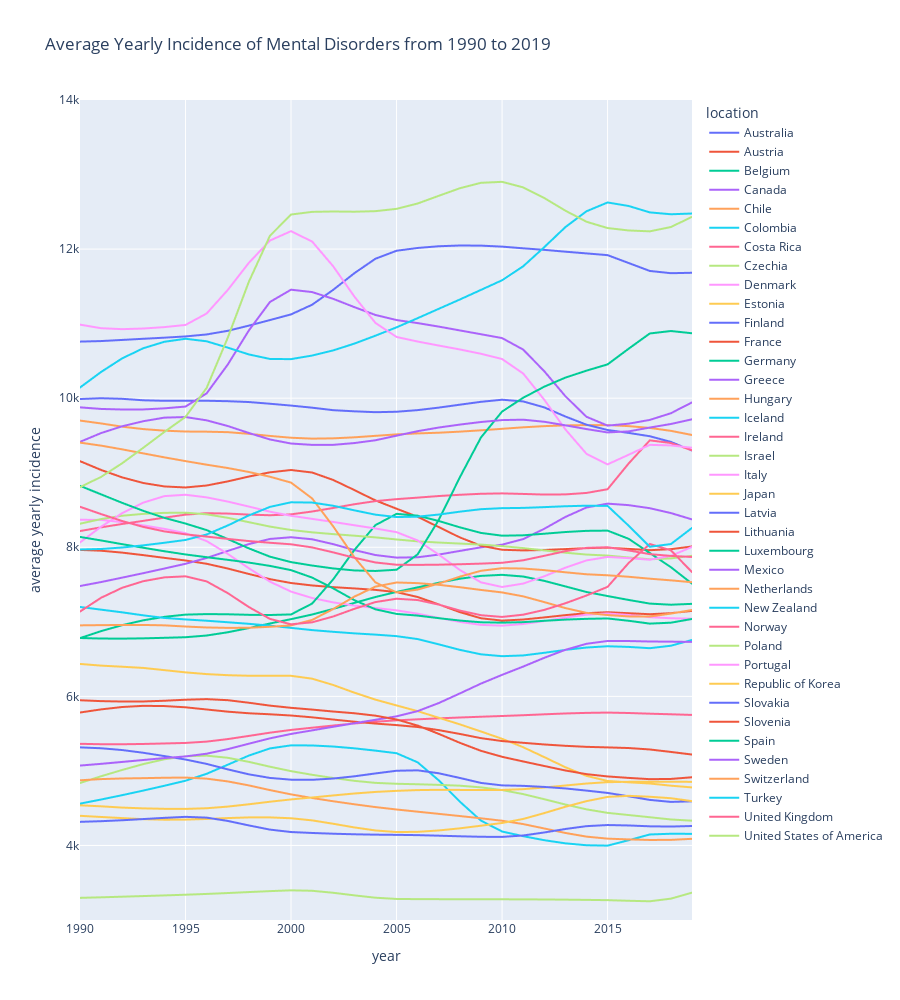

Notebook source saved alongside this figure:
### Code cell
#  linechart incidence timeseries for female youth from OECD countries 

fig = px.line(femaleyouthoecd,
                 x="year",
                 y="val",
                 color="location",
                 height= 1000,
                 labels={"val": "average yearly incidence"},
                 title="Average Yearly Incidence of Mental Disorders from 1990 to 2019")

fig.update_layout(yaxis_range=[3000,14000])

fig.show()

### Figure 1 — Plotly figure (JSON) as saved in the notebook; plotly's stock layout.template omitted (floating-point values rounded to 4 significant figures)
{"data": [{"hovertemplate": "location=Australia<br>year=%{x}<br>average yearly incidence=%{y}<extra></extra>", "legendgroup": "Australia", "line": {"color": "#636efa", "dash": "solid"}, "marker": {"symbol": "circle"}, "mode": "lines", "name": "Australia", "showlegend": true, "type": "scattergl", "x": [1990, 1991, 1992, 1993, 1994, 1995, 1996, 1997, 1998, 1999, 2000, 2001, 2002, 2003, 2004, 2005, 2006, 2007, 2008, 2009, 2010, 2011, 2012, 2013, 2014, 2015, 2016, 2017, 2018, 2019], "xaxis": "x", "y": [10760.0, 10770.0, 10780.0, 10800.0, 10810.0, 10830.0, 10850.0, 10900.0, 10970.0, 11050.0, 11120.0, 11250.0, 11450.0, 11680.0, 11870.0, 11980.0, 12020.0, 12040.0, 12050.0, 12050.0, 12030.0, 12010.0, 11990.0, 11970.0, 11940.0, 11920.0, 11810.0, 11710.0, 11680.0, 11680.0], "yaxis": "y"}, {"hovertemplate": "location=Austria<br>year=%{x}<br>average yearly incidence=%{y}<extra></extra>", "legendgroup": "Austria", "line": {"color": "#EF553B", "dash": "solid"}, "marker": {"symbol": "circle"}, "mode": "lines", "name": "Austria", "showlegend": true, "type": "scattergl", "x": [1990, 1991, 1992, 1993, 1994, 1995, 1996, 1997, 1998, 1999, 2000, 2001, 2002, 2003, 2004, 2005, 2006, 2007, 2008, 2009, 2010, 2011, 2012, 2013, 2014, 2015, 2016, 2017, 2018, 2019], "xaxis": "x", "y": [7965.0, 7954.0, 7928.0, 7895.0, 7858.0, 7823.0, 7779.0, 7715.0, 7642.0, 7573.0, 7520.0, 7488.0, 7465.0, 7448.0, 7429.0, 7398.0, 7333.0, 7234.0, 7130.0, 7048.0, 7016.0, 7031.0, 7059.0, 7090.0, 7116.0, 7129.0, 7115.0, 7102.0, 7116.0, 7147.0], "yaxis": "y"}, {"hovertemplate": "location=Belgium<br>year=%{x}<br>average yearly incidence=%{y}<extra></extra>", "legendgroup": "Belgium", "line": {"color": "#00cc96", "dash": "solid"}, "marker": {"symbol": "circle"}, "mode": "lines", "name": "Belgium", "showlegend": true, "type": "scattergl", "x": [1990, 1991, 1992, 1993, 1994, 1995, 1996, 1997, 1998, 1999, 2000, 2001, 2002, 2003, 2004, 2005, 2006, 2007, 2008, 2009, 2010, 2011, 2012, 2013, 2014, 2015, 2016, 2017, 2018, 2019], "xaxis": "x", "y": [6783.0, 6776.0, 6775.0, 6778.0, 6785.0, 6794.0, 6816.0, 6860.0, 6916.0, 6977.0, 7036.0, 7098.0, 7173.0, 7254.0, 7333.0, 7401.0, 7463.0, 7524.0, 7578.0, 7616.0, 7630.0, 7608.0, 7549.0, 7475.0, 7400.0, 7346.0, 7293.0, 7244.0, 7229.0, 7241.0], "yaxis": "y"}, {"hovertemplate": "location=Canada<br>year=%{x}<br>average yearly incidence=%{y}<extra></extra>", "legendgroup": "Canada", "line": {"color": "#ab63fa", "dash": "solid"}, "marker": {"symbol": "circle"}, "mode": "lines", "name": "Canada", "showlegend": true, "type": "scattergl", "x": [1990, 1991, 1992, 1993, 1994, 1995, 1996, 1997, 1998, 1999, 2000, 2001, 2002, 2003, 2004, 2005, 2006, 2007, 2008, 2009, 2010, 2011, 2012, 2013, 2014, 2015, 2016, 2017, 2018, 2019], "xaxis": "x", "y": [7480.0, 7534.0, 7593.0, 7653.0, 7715.0, 7779.0, 7856.0, 7950.0, 8043.0, 8111.0, 8135.0, 8107.0, 8042.0, 7963.0, 7896.0, 7861.0, 7866.0, 7902.0, 7951.0, 8000.0, 8035.0, 8110.0, 8248.0, 8407.0, 8534.0, 8585.0, 8565.0, 8524.0, 8459.0, 8374.0], "yaxis": "y"}, {"hovertemplate": "location=Chile<br>year=%{x}<br>average yearly incidence=%{y}<extra></extra>", "legendgroup": "Chile", "line": {"color": "#FFA15A", "dash": "solid"}, "marker": {"symbol": "circle"}, "mode": "lines", "name": "Chile", "showlegend": true, "type": "scattergl", "x": [1990, 1991, 1992, 1993, 1994, 1995, 1996, 1997, 1998, 1999, 2000, 2001, 2002, 2003, 2004, 2005, 2006, 2007, 2008, 2009, 2010, 2011, 2012, 2013, 2014, 2015, 2016, 2017, 2018, 2019], "xaxis": "x", "y": [9699.0, 9661.0, 9618.0, 9585.0, 9564.0, 9552.0, 9551.0, 9544.0, 9522.0, 9494.0, 9469.0, 9458.0, 9461.0, 9475.0, 9495.0, 9515.0, 9528.0, 9537.0, 9551.0, 9569.0, 9589.0, 9609.0, 9625.0, 9635.0, 9639.0, 9639.0, 9625.0, 9601.0, 9562.0, 9506.0], "yaxis": "y"}, {"hovertemplate": "location=Colombia<br>year=%{x}<br>average yearly incidence=%{y}<extra></extra>", "legendgroup": "Colombia", "line": {"color": "#19d3f3", "dash": "solid"}, "marker": {"symbol": "circle"}, "mode": "lines", "name": "Colombia", "showlegend": true, "type": "scattergl", "x": [1990, 1991, 1992, 1993, 1994, 1995, 1996, 1997, 1998, 1999, 2000, 2001, 2002, 2003, 2004, 2005, 2006, 2007, 2008, 2009, 2010, 2011, 2012, 2013, 2014, 2015, 2016, 2017, 2018, 2019], "xaxis": "x", "y": [4561.0, 4616.0, 4675.0, 4736.0, 4801.0, 4868.0, 4961.0, 5083.0, 5206.0, 5302.0, 5343.0, 5341.0, 5327.0, 5303.0, 5272.0, 5237.0, 5115.0, 4873.0, 4587.0, 4333.0, 4187.0, 4124.0, 4070.0, 4028.0, 4003.0, 3998.0, 4070.0, 4147.0, 4157.0, 4156.0], "yaxis": "y"}, {"hovertemplate": "location=Costa Rica<br>year=%{x}<br>average yearly incidence=%{y}<extra></extra>", "legendgroup": "Costa Rica", "line": {"color": "#FF6692", "dash": "solid"}, "marker": {"symbol": "circle"}, "mode": "lines", "name": "Costa Rica", "showlegend": true, "type": "scattergl", "x": [1990, 1991, 1992, 1993, 1994, 1995, 1996, 1997, 1998, 1999, 2000, 2001, 2002, 2003, 2004, 2005, 2006, 2007, 2008, 2009, 2010, 2011, 2012, 2013, 2014, 2015, 2016, 2017, 2018, 2019], "xaxis": "x", "y": [5363.0, 5358.0, 5358.0, 5362.0, 5368.0, 5375.0, 5393.0, 5427.0, 5469.0, 5513.0, 5550.0, 5580.0, 5609.0, 5636.0, 5660.0, 5678.0, 5692.0, 5705.0, 5716.0, 5727.0, 5736.0, 5747.0, 5759.0, 5771.0, 5779.0, 5782.0, 5777.0, 5768.0, 5759.0, 5751.0], "yaxis": "y"}, {"hovertemplate": "location=Czechia<br>year=%{x}<br>average yearly incidence=%{y}<extra></extra>", "legendgroup": "Czechia", "line": {"color": "#B6E880", "dash": "solid"}, "marker": {"symbol": "circle"}, "mode": "lines", "name": "Czechia", "showlegend": true, "type": "scattergl", "x": [1990, 1991, 1992, 1993, 1994, 1995, 1996, 1997, 1998, 1999, 2000, 2001, 2002, 2003, 2004, 2005, 2006, 2007, 2008, 2009, 2010, 2011, 2012, 2013, 2014, 2015, 2016, 2017, 2018, 2019], "xaxis": "x", "y": [4837.0, 4929.0, 5013.0, 5091.0, 5156.0, 5197.0, 5205.0, 5176.0, 5121.0, 5056.0, 4997.0, 4948.0, 4905.0, 4867.0, 4840.0, 4827.0, 4821.0, 4813.0, 4802.0, 4779.0, 4743.0, 4689.0, 4620.0, 4549.0, 4484.0, 4437.0, 4408.0, 4378.0, 4349.0, 4332.0], "yaxis": "y"}, {"hovertemplate": "location=Denmark<br>year=%{x}<br>average yearly incidence=%{y}<extra></extra>", "legendgroup": "Denmark", "line": {"color": "#FF97FF", "dash": "solid"}, "marker": {"symbol": "circle"}, "mode": "lines", "name": "Denmark", "showlegend": true, "type": "scattergl", "x": [1990, 1991, 1992, 1993, 1994, 1995, 1996, 1997, 1998, 1999, 2000, 2001, 2002, 2003, 2004, 2005, 2006, 2007, 2008, 2009, 2010, 2011, 2012, 2013, 2014, 2015, 2016, 2017, 2018, 2019], "xaxis": "x", "y": [8369.0, 8367.0, 8337.0, 8294.0, 8247.0, 8188.0, 8083.0, 7911.0, 7719.0, 7539.0, 7405.0, 7319.0, 7261.0, 7217.0, 7186.0, 7154.0, 7109.0, 7053.0, 6999.0, 6959.0, 6949.0, 6970.0, 7011.0, 7057.0, 7096.0, 7112.0, 7092.0, 7062.0, 7048.0, 7042.0], "yaxis": "y"}, {"hovertemplate": "location=Estonia<br>year=%{x}<br>average yearly incidence=%{y}<extra></extra>", "legendgroup": "Estonia", "line": {"color": "#FECB52", "dash": "solid"}, "marker": {"symbol": "circle"}, "mode": "lines", "name": "Estonia", "showlegend": true, "type": "scattergl", "x": [1990, 1991, 1992, 1993, 1994, 1995, 1996, 1997, 1998, 1999, 2000, 2001, 2002, 2003, 2004, 2005, 2006, 2007, 2008, 2009, 2010, 2011, 2012, 2013, 2014, 2015, 2016, 2017, 2018, 2019], "xaxis": "x", "y": [6435.0, 6412.0, 6398.0, 6381.0, 6352.0, 6322.0, 6299.0, 6284.0, 6276.0, 6276.0, 6276.0, 6237.0, 6152.0, 6050.0, 5956.0, 5878.0, 5801.0, 5713.0, 5624.0, 5529.0, 5431.0, 5318.0, 5185.0, 5049.0, 4933.0, 4865.0, 4847.0, 4831.0, 4802.0, 4779.0], "yaxis": "y"}, {"hovertemplate": "location=Finland<br>year=%{x}<br>average yearly incidence=%{y}<extra></extra>", "legendgroup": "Finland", "line": {"color": "#636efa", "dash": "solid"}, "marker": {"symbol": "circle"}, "mode": "lines", "name": "Finland", "showlegend": true, "type": "scattergl", "x": [1990, 1991, 1992, 1993, 1994, 1995, 1996, 1997, 1998, 1999, 2000, 2001, 2002, 2003, 2004, 2005, 2006, 2007, 2008, 2009, 2010, 2011, 2012, 2013, 2014, 2015, 2016, 2017, 2018, 2019], "xaxis": "x", "y": [9989.0, 9999.0, 9992.0, 9972.0, 9965.0, 9966.0, 9966.0, 9960.0, 9948.0, 9926.0, 9901.0, 9873.0, 9839.0, 9824.0, 9812.0, 9818.0, 9840.0, 9874.0, 9913.0, 9951.0, 9979.0, 9956.0, 9876.0, 9754.0, 9644.0, 9573.0, 9534.0, 9490.0, 9414.0, 9297.0], "yaxis": "y"}, {"hovertemplate": "location=France<br>year=%{x}<br>average yearly incidence=%{y}<extra></extra>", "legendgroup": "France", "line": {"color": "#EF553B", "dash": "solid"}, "marker": {"symbol": "circle"}, "mode": "lines", "name": "France", "showlegend": true, "type": "scattergl", "x": [1990, 1991, 1992, 1993, 1994, 1995, 1996, 1997, 1998, 1999, 2000, 2001, 2002, 2003, 2004, 2005, 2006, 2007, 2008, 2009, 2010, 2011, 2012, 2013, 2014, 2015, 2016, 2017, 2018, 2019], "xaxis": "x", "y": [9155.0, 9037.0, 8938.0, 8862.0, 8816.0, 8802.0, 8828.0, 8884.0, 8949.0, 9005.0, 9037.0, 9003.0, 8902.0, 8768.0, 8628.0, 8517.0, 8408.0, 8271.0, 8132.0, 8021.0, 7967.0, 7958.0, 7963.0, 7976.0, 7989.0, 7994.0, 7978.0, 7961.0, 7975.0, 8011.0], "yaxis": "y"}, {"hovertemplate": "location=Germany<br>year=%{x}<br>average yearly incidence=%{y}<extra></extra>", "legendgroup": "Germany", "line": {"color": "#00cc96", "dash": "solid"}, "marker": {"symbol": "circle"}, "mode": "lines", "name": "Germany", "showlegend": true, "type": "scattergl", "x": [1990, 1991, 1992, 1993, 1994, 1995, 1996, 1997, 1998, 1999, 2000, 2001, 2002, 2003, 2004, 2005, 2006, 2007, 2008, 2009, 2010, 2011, 2012, 2013, 2014, 2015, 2016, 2017, 2018, 2019], "xaxis": "x", "y": [6782.0, 6875.0, 6955.0, 7020.0, 7067.0, 7096.0, 7104.0, 7101.0, 7094.0, 7091.0, 7099.0, 7245.0, 7571.0, 7963.0, 8297.0, 8448.0, 8424.0, 8353.0, 8268.0, 8192.0, 8155.0, 8160.0, 8182.0, 8204.0, 8220.0, 8223.0, 8113.0, 7923.0, 7733.0, 7512.0], "yaxis": "y"}, {"hovertemplate": "location=Greece<br>year=%{x}<br>average yearly incidence=%{y}<extra></extra>", "legendgroup": "Greece", "line": {"color": "#ab63fa", "dash": "solid"}, "marker": {"symbol": "circle"}, "mode": "lines", "name": "Greece", "showlegend": true, "type": "scattergl", "x": [1990, 1991, 1992, 1993, 1994, 1995, 1996, 1997, 1998, 1999, 2000, 2001, 2002, 2003, 2004, 2005, 2006, 2007, 2008, 2009, 2010, 2011, 2012, 2013, 2014, 2015, 2016, 2017, 2018, 2019], "xaxis": "x", "y": [9877.0, 9856.0, 9848.0, 9849.0, 9864.0, 9888.0, 10060.0, 10450.0, 10910.0, 11290.0, 11460.0, 11420.0, 11330.0, 11220.0, 11120.0, 11050.0, 11010.0, 10960.0, 10910.0, 10860.0, 10810.0, 10650.0, 10360.0, 10030.0, 9750.0, 9632.0, 9658.0, 9709.0, 9798.0, 9944.0], "yaxis": "y"}, {"hovertemplate": "location=Hungary<br>year=%{x}<br>average yearly incidence=%{y}<extra></extra>", "legendgroup": "Hungary", "line": {"color": "#FFA15A", "dash": "solid"}, "marker": {"symbol": "circle"}, "mode": "lines", "name": "Hungary", "showlegend": true, "type": "scattergl", "x": [1990, 1991, 1992, 1993, 1994, 1995, 1996, 1997, 1998, 1999, 2000, 2001, 2002, 2003, 2004, 2005, 2006, 2007, 2008, 2009, 2010, 2011, 2012, 2013, 2014, 2015, 2016, 2017, 2018, 2019], "xaxis": "x", "y": [4874.0, 4890.0, 4899.0, 4903.0, 4908.0, 4911.0, 4896.0, 4859.0, 4806.0, 4743.0, 4685.0, 4637.0, 4593.0, 4552.0, 4515.0, 4482.0, 4453.0, 4424.0, 4394.0, 4364.0, 4332.0, 4287.0, 4228.0, 4168.0, 4118.0, 4091.0, 4081.0, 4073.0, 4075.0, 4089.0], "yaxis": "y"}, {"hovertemplate": "location=Iceland<br>year=%{x}<br>average yearly incidence=%{y}<extra></extra>", "legendgroup": "Iceland", "line": {"color": "#19d3f3", "dash": "solid"}, "marker": {"symbol": "circle"}, "mode": "lines", "name": "Iceland", "showlegend": true, "type": "scattergl", "x": [1990, 1991, 1992, 1993, 1994, 1995, 1996, 1997, 1998, 1999, 2000, 2001, 2002, 2003, 2004, 2005, 2006, 2007, 2008, 2009, 2010, 2011, 2012, 2013, 2014, 2015, 2016, 2017, 2018, 2019], "xaxis": "x", "y": [7200.0, 7163.0, 7127.0, 7087.0, 7052.0, 7032.0, 7015.0, 6994.0, 6973.0, 6948.0, 6919.0, 6889.0, 6866.0, 6845.0, 6828.0, 6808.0, 6769.0, 6698.0, 6624.0, 6564.0, 6539.0, 6549.0, 6584.0, 6623.0, 6655.0, 6672.0, 6663.0, 6646.0, 6679.0, 6757.0], "yaxis": "y"}, {"hovertemplate": "location=Ireland<br>year=%{x}<br>average yearly incidence=%{y}<extra></extra>", "legendgroup": "Ireland", "line": {"color": "#FF6692", "dash": "solid"}, "marker": {"symbol": "circle"}, "mode": "lines", "name": "Ireland", "showlegend": true, "type": "scattergl", "x": [1990, 1991, 1992, 1993, 1994, 1995, 1996, 1997, 1998, 1999, 2000, 2001, 2002, 2003, 2004, 2005, 2006, 2007, 2008, 2009, 2010, 2011, 2012, 2013, 2014, 2015, 2016, 2017, 2018, 2019], "xaxis": "x", "y": [8218.0, 8268.0, 8312.0, 8354.0, 8398.0, 8438.0, 8457.0, 8452.0, 8438.0, 8430.0, 8442.0, 8480.0, 8527.0, 8577.0, 8619.0, 8646.0, 8666.0, 8687.0, 8704.0, 8718.0, 8723.0, 8715.0, 8707.0, 8709.0, 8729.0, 8778.0, 9124.0, 9434.0, 9399.0, 9300.0], "yaxis": "y"}, {"hovertemplate": "location=Israel<br>year=%{x}<br>average yearly incidence=%{y}<extra></extra>", "legendgroup": "Israel", "line": {"color": "#B6E880", "dash": "solid"}, "marker": {"symbol": "circle"}, "mode": "lines", "name": "Israel", "showlegend": true, "type": "scattergl", "x": [1990, 1991, 1992, 1993, 1994, 1995, 1996, 1997, 1998, 1999, 2000, 2001, 2002, 2003, 2004, 2005, 2006, 2007, 2008, 2009, 2010, 2011, 2012, 2013, 2014, 2015, 2016, 2017, 2018, 2019], "xaxis": "x", "y": [8316.0, 8378.0, 8423.0, 8448.0, 8462.0, 8464.0, 8442.0, 8396.0, 8337.0, 8278.0, 8232.0, 8200.0, 8176.0, 8156.0, 8133.0, 8105.0, 8080.0, 8063.0, 8050.0, 8036.0, 8016.0, 7989.0, 7958.0, 7927.0, 7902.0, 7889.0, 7863.0, 7839.0, 7851.0, 7885.0], "yaxis": "y"}, {"hovertemplate": "location=Italy<br>year=%{x}<br>average yearly incidence=%{y}<extra></extra>", "legendgroup": "Italy", "line": {"color": "#FF97FF", "dash": "solid"}, "marker": {"symbol": "circle"}, "mode": "lines", "name": "Italy", "showlegend": true, "type": "scattergl", "x": [1990, 1991, 1992, 1993, 1994, 1995, 1996, 1997, 1998, 1999, 2000, 2001, 2002, 2003, 2004, 2005, 2006, 2007, 2008, 2009, 2010, 2011, 2012, 2013, 2014, 2015, 2016, 2017, 2018, 2019], "xaxis": "x", "y": [8065.0, 8276.0, 8458.0, 8599.0, 8686.0, 8704.0, 8670.0, 8613.0, 8546.0, 8477.0, 8423.0, 8381.0, 8340.0, 8295.0, 8252.0, 8203.0, 8092.0, 7901.0, 7695.0, 7529.0, 7467.0, 7513.0, 7611.0, 7726.0, 7824.0, 7870.0, 7855.0, 7833.0, 7885.0, 8005.0], "yaxis": "y"}, {"hovertemplate": "location=Japan<br>year=%{x}<br>average yearly incidence=%{y}<extra></extra>", "legendgroup": "Japan", "line": {"color": "#FECB52", "dash": "solid"}, "marker": {"symbol": "circle"}, "mode": "lines", "name": "Japan", "showlegend": true, "type": "scattergl", "x": [1990, 1991, 1992, 1993, 1994, 1995, 1996, 1997, 1998, 1999, 2000, 2001, 2002, 2003, 2004, 2005, 2006, 2007, 2008, 2009, 2010, 2011, 2012, 2013, 2014, 2015, 2016, 2017, 2018, 2019], "xaxis": "x", "y": [4538.0, 4525.0, 4508.0, 4497.0, 4491.0, 4490.0, 4499.0, 4521.0, 4552.0, 4586.0, 4618.0, 4644.0, 4671.0, 4697.0, 4718.0, 4733.0, 4743.0, 4746.0, 4745.0, 4743.0, 4745.0, 4755.0, 4777.0, 4804.0, 4831.0, 4849.0, 4854.0, 4854.0, 4855.0, 4853.0], "yaxis": "y"}, {"hovertemplate": "location=Latvia<br>year=%{x}<br>average yearly incidence=%{y}<extra></extra>", "legendgroup": "Latvia", "line": {"color": "#636efa", "dash": "solid"}, "marker": {"symbol": "circle"}, "mode": "lines", "name": "Latvia", "showlegend": true, "type": "scattergl", "x": [1990, 1991, 1992, 1993, 1994, 1995, 1996, 1997, 1998, 1999, 2000, 2001, 2002, 2003, 2004, 2005, 2006, 2007, 2008, 2009, 2010, 2011, 2012, 2013, 2014, 2015, 2016, 2017, 2018, 2019], "xaxis": "x", "y": [5316.0, 5304.0, 5280.0, 5243.0, 5199.0, 5153.0, 5094.0, 5021.0, 4954.0, 4906.0, 4882.0, 4880.0, 4898.0, 4927.0, 4966.0, 5002.0, 5008.0, 4968.0, 4905.0, 4839.0, 4806.0, 4800.0, 4785.0, 4765.0, 4736.0, 4704.0, 4659.0, 4611.0, 4584.0, 4592.0], "yaxis": "y"}, {"hovertemplate": "location=Lithuania<br>year=%{x}<br>average yearly incidence=%{y}<extra></extra>", "legendgroup": "Lithuania", "line": {"color": "#EF553B", "dash": "solid"}, "marker": {"symbol": "circle"}, "mode": "lines", "name": "Lithuania", "showlegend": true, "type": "scattergl", "x": [1990, 1991, 1992, 1993, 1994, 1995, 1996, 1997, 1998, 1999, 2000, 2001, 2002, 2003, 2004, 2005, 2006, 2007, 2008, 2009, 2010, 2011, 2012, 2013, 2014, 2015, 2016, 2017, 2018, 2019], "xaxis": "x", "y": [5783.0, 5825.0, 5857.0, 5873.0, 5870.0, 5853.0, 5824.0, 5795.0, 5773.0, 5760.0, 5743.0, 5719.0, 5689.0, 5660.0, 5635.0, 5614.0, 5589.0, 5547.0, 5496.0, 5439.0, 5400.0, 5377.0, 5355.0, 5337.0, 5323.0, 5315.0, 5307.0, 5287.0, 5255.0, 5220.0], "yaxis": "y"}, {"hovertemplate": "location=Luxembourg<br>year=%{x}<br>average yearly incidence=%{y}<extra></extra>", "legendgroup": "Luxembourg", "line": {"color": "#00cc96", "dash": "solid"}, "marker": {"symbol": "circle"}, "mode": "lines", "name": "Luxembourg", "showlegend": true, "type": "scattergl", "x": [1990, 1991, 1992, 1993, 1994, 1995, 1996, 1997, 1998, 1999, 2000, 2001, 2002, 2003, 2004, 2005, 2006, 2007, 2008, 2009, 2010, 2011, 2012, 2013, 2014, 2015, 2016, 2017, 2018, 2019], "xaxis": "x", "y": [8139.0, 8092.0, 8041.0, 7994.0, 7947.0, 7904.0, 7867.0, 7832.0, 7795.0, 7750.0, 7694.0, 7593.0, 7448.0, 7290.0, 7168.0, 7106.0, 7083.0, 7049.0, 7017.0, 6994.0, 6989.0, 6995.0, 7013.0, 7030.0, 7040.0, 7045.0, 7014.0, 6976.0, 6988.0, 7038.0], "yaxis": "y"}, {"hovertemplate": "location=Mexico<br>year=%{x}<br>average yearly incidence=%{y}<extra></extra>", "legendgroup": "Mexico", "line": {"color": "#ab63fa", "dash": "solid"}, "marker": {"symbol": "circle"}, "mode": "lines", "name": "Mexico", "showlegend": true, "type": "scattergl", "x": [1990, 1991, 1992, 1993, 1994, 1995, 1996, 1997, 1998, 1999, 2000, 2001, 2002, 2003, 2004, 2005, 2006, 2007, 2008, 2009, 2010, 2011, 2012, 2013, 2014, 2015, 2016, 2017, 2018, 2019], "xaxis": "x", "y": [5072.0, 5095.0, 5120.0, 5146.0, 5172.0, 5194.0, 5231.0, 5292.0, 5365.0, 5437.0, 5496.0, 5544.0, 5592.0, 5640.0, 5686.0, 5732.0, 5802.0, 5910.0, 6039.0, 6171.0, 6288.0, 6400.0, 6517.0, 6624.0, 6705.0, 6743.0, 6742.0, 6736.0, 6734.0, 6730.0], "yaxis": "y"}, {"hovertemplate": "location=Netherlands<br>year=%{x}<br>average yearly incidence=%{y}<extra></extra>", "legendgroup": "Netherlands", "line": {"color": "#FFA15A", "dash": "solid"}, "marker": {"symbol": "circle"}, "mode": "lines", "name": "Netherlands", "showlegend": true, "type": "scattergl", "x": [1990, 1991, 1992, 1993, 1994, 1995, 1996, 1997, 1998, 1999, 2000, 2001, 2002, 2003, 2004, 2005, 2006, 2007, 2008, 2009, 2010, 2011, 2012, 2013, 2014, 2015, 2016, 2017, 2018, 2019], "xaxis": "x", "y": [6953.0, 6956.0, 6958.0, 6958.0, 6953.0, 6937.0, 6924.0, 6919.0, 6921.0, 6933.0, 6952.0, 7026.0, 7172.0, 7338.0, 7473.0, 7528.0, 7519.0, 7496.0, 7464.0, 7428.0, 7394.0, 7342.0, 7265.0, 7184.0, 7120.0, 7091.0, 7072.0, 7071.0, 7110.0, 7159.0], "yaxis": "y"}, {"hovertemplate": "location=New Zealand<br>year=%{x}<br>average yearly incidence=%{y}<extra></extra>", "legendgroup": "New Zealand", "line": {"color": "#19d3f3", "dash": "solid"}, "marker": {"symbol": "circle"}, "mode": "lines", "name": "New Zealand", "showlegend": true, "type": "scattergl", "x": [1990, 1991, 1992, 1993, 1994, 1995, 1996, 1997, 1998, 1999, 2000, 2001, 2002, 2003, 2004, 2005, 2006, 2007, 2008, 2009, 2010, 2011, 2012, 2013, 2014, 2015, 2016, 2017, 2018, 2019], "xaxis": "x", "y": [10140.0, 10350.0, 10530.0, 10670.0, 10760.0, 10800.0, 10760.0, 10680.0, 10590.0, 10530.0, 10520.0, 10570.0, 10640.0, 10730.0, 10840.0, 10950.0, 11070.0, 11200.0, 11320.0, 11450.0, 11580.0, 11770.0, 12030.0, 12300.0, 12510.0, 12630.0, 12580.0, 12490.0, 12470.0, 12480.0], "yaxis": "y"}, {"hovertemplate": "location=Norway<br>year=%{x}<br>average yearly incidence=%{y}<extra></extra>", "legendgroup": "Norway", "line": {"color": "#FF6692", "dash": "solid"}, "marker": {"symbol": "circle"}, "mode": "lines", "name": "Norway", "showlegend": true, "type": "scattergl", "x": [1990, 1991, 1992, 1993, 1994, 1995, 1996, 1997, 1998, 1999, 2000, 2001, 2002, 2003, 2004, 2005, 2006, 2007, 2008, 2009, 2010, 2011, 2012, 2013, 2014, 2015, 2016, 2017, 2018, 2019], "xaxis": "x", "y": [7138.0, 7323.0, 7457.0, 7545.0, 7596.0, 7610.0, 7542.0, 7385.0, 7199.0, 7039.0, 6966.0, 6994.0, 7072.0, 7174.0, 7265.0, 7310.0, 7292.0, 7231.0, 7151.0, 7089.0, 7066.0, 7096.0, 7160.0, 7249.0, 7353.0, 7469.0, 7790.0, 8044.0, 7959.0, 7667.0], "yaxis": "y"}, {"hovertemplate": "location=Poland<br>year=%{x}<br>average yearly incidence=%{y}<extra></extra>", "legendgroup": "Poland", "line": {"color": "#B6E880", "dash": "solid"}, "marker": {"symbol": "circle"}, "mode": "lines", "name": "Poland", "showlegend": true, "type": "scattergl", "x": [1990, 1991, 1992, 1993, 1994, 1995, 1996, 1997, 1998, 1999, 2000, 2001, 2002, 2003, 2004, 2005, 2006, 2007, 2008, 2009, 2010, 2011, 2012, 2013, 2014, 2015, 2016, 2017, 2018, 2019], "xaxis": "x", "y": [3297.0, 3305.0, 3313.0, 3321.0, 3330.0, 3339.0, 3349.0, 3362.0, 3375.0, 3388.0, 3398.0, 3392.0, 3365.0, 3331.0, 3299.0, 3283.0, 3280.0, 3279.0, 3279.0, 3279.0, 3278.0, 3277.0, 3275.0, 3273.0, 3270.0, 3266.0, 3258.0, 3251.0, 3287.0, 3367.0], "yaxis": "y"}, {"hovertemplate": "location=Portugal<br>year=%{x}<br>average yearly incidence=%{y}<extra></extra>", "legendgroup": "Portugal", "line": {"color": "#FF97FF", "dash": "solid"}, "marker": {"symbol": "circle"}, "mode": "lines", "name": "Portugal", "showlegend": true, "type": "scattergl", "x": [1990, 1991, 1992, 1993, 1994, 1995, 1996, 1997, 1998, 1999, 2000, 2001, 2002, 2003, 2004, 2005, 2006, 2007, 2008, 2009, 2010, 2011, 2012, 2013, 2014, 2015, 2016, 2017, 2018, 2019], "xaxis": "x", "y": [10990.0, 10940.0, 10930.0, 10930.0, 10950.0, 10980.0, 11140.0, 11450.0, 11820.0, 12110.0, 12240.0, 12100.0, 11770.0, 11360.0, 11010.0, 10820.0, 10760.0, 10710.0, 10650.0, 10600.0, 10530.0, 10330.0, 9979.0, 9581.0, 9254.0, 9112.0, 9242.0, 9374.0, 9366.0, 9335.0], "yaxis": "y"}, {"hovertemplate": "location=Republic of Korea<br>year=%{x}<br>average yearly incidence=%{y}<extra></extra>", "legendgroup": "Republic of Korea", "line": {"color": "#FECB52", "dash": "solid"}, "marker": {"symbol": "circle"}, "mode": "lines", "name": "Republic of Korea", "showlegend": true, "type": "scattergl", "x": [1990, 1991, 1992, 1993, 1994, 1995, 1996, 1997, 1998, 1999, 2000, 2001, 2002, 2003, 2004, 2005, 2006, 2007, 2008, 2009, 2010, 2011, 2012, 2013, 2014, 2015, 2016, 2017, 2018, 2019], "xaxis": "x", "y": [4398.0, 4382.0, 4367.0, 4352.0, 4345.0, 4347.0, 4355.0, 4367.0, 4376.0, 4376.0, 4365.0, 4337.0, 4291.0, 4242.0, 4201.0, 4180.0, 4182.0, 4201.0, 4230.0, 4265.0, 4301.0, 4355.0, 4434.0, 4519.0, 4595.0, 4651.0, 4666.0, 4653.0, 4634.0, 4594.0], "yaxis": "y"}, {"hovertemplate": "location=Slovakia<br>year=%{x}<br>average yearly incidence=%{y}<extra></extra>", "legendgroup": "Slovakia", "line": {"color": "#636efa", "dash": "solid"}, "marker": {"symbol": "circle"}, "mode": "lines", "name": "Slovakia", "showlegend": true, "type": "scattergl", "x": [1990, 1991, 1992, 1993, 1994, 1995, 1996, 1997, 1998, 1999, 2000, 2001, 2002, 2003, 2004, 2005, 2006, 2007, 2008, 2009, 2010, 2011, 2012, 2013, 2014, 2015, 2016, 2017, 2018, 2019], "xaxis": "x", "y": [4317.0, 4325.0, 4338.0, 4354.0, 4370.0, 4384.0, 4373.0, 4329.0, 4269.0, 4212.0, 4180.0, 4167.0, 4158.0, 4150.0, 4145.0, 4142.0, 4138.0, 4131.0, 4123.0, 4116.0, 4115.0, 4134.0, 4174.0, 4221.0, 4259.0, 4274.0, 4268.0, 4257.0, 4253.0, 4261.0], "yaxis": "y"}, {"hovertemplate": "location=Slovenia<br>year=%{x}<br>average yearly incidence=%{y}<extra></extra>", "legendgroup": "Slovenia", "line": {"color": "#EF553B", "dash": "solid"}, "marker": {"symbol": "circle"}, "mode": "lines", "name": "Slovenia", "showlegend": true, "type": "scattergl", "x": [1990, 1991, 1992, 1993, 1994, 1995, 1996, 1997, 1998, 1999, 2000, 2001, 2002, 2003, 2004, 2005, 2006, 2007, 2008, 2009, 2010, 2011, 2012, 2013, 2014, 2015, 2016, 2017, 2018, 2019], "xaxis": "x", "y": [5948.0, 5936.0, 5931.0, 5931.0, 5941.0, 5955.0, 5963.0, 5949.0, 5915.0, 5876.0, 5846.0, 5822.0, 5797.0, 5774.0, 5741.0, 5690.0, 5608.0, 5497.0, 5377.0, 5269.0, 5189.0, 5127.0, 5066.0, 5006.0, 4957.0, 4926.0, 4906.0, 4889.0, 4892.0, 4915.0], "yaxis": "y"}, {"hovertemplate": "location=Spain<br>year=%{x}<br>average yearly incidence=%{y}<extra></extra>", "legendgroup": "Spain", "line": {"color": "#00cc96", "dash": "solid"}, "marker": {"symbol": "circle"}, "mode": "lines", "name": "Spain", "showlegend": true, "type": "scattergl", "x": [1990, 1991, 1992, 1993, 1994, 1995, 1996, 1997, 1998, 1999, 2000, 2001, 2002, 2003, 2004, 2005, 2006, 2007, 2008, 2009, 2010, 2011, 2012, 2013, 2014, 2015, 2016, 2017, 2018, 2019], "xaxis": "x", "y": [8824.0, 8710.0, 8596.0, 8489.0, 8395.0, 8318.0, 8230.0, 8111.0, 7985.0, 7874.0, 7801.0, 7755.0, 7716.0, 7689.0, 7682.0, 7699.0, 7905.0, 8367.0, 8939.0, 9473.0, 9820.0, 10010.0, 10150.0, 10280.0, 10370.0, 10450.0, 10660.0, 10870.0, 10900.0, 10870.0], "yaxis": "y"}, {"hovertemplate": "location=Sweden<br>year=%{x}<br>average yearly incidence=%{y}<extra></extra>", "legendgroup": "Sweden", "line": {"color": "#ab63fa", "dash": "solid"}, "marker": {"symbol": "circle"}, "mode": "lines", "name": "Sweden", "showlegend": true, "type": "scattergl", "x": [1990, 1991, 1992, 1993, 1994, 1995, 1996, 1997, 1998, 1999, 2000, 2001, 2002, 2003, 2004, 2005, 2006, 2007, 2008, 2009, 2010, 2011, 2012, 2013, 2014, 2015, 2016, 2017, 2018, 2019], "xaxis": "x", "y": [9414.0, 9532.0, 9623.0, 9691.0, 9739.0, 9747.0, 9703.0, 9627.0, 9533.0, 9446.0, 9392.0, 9373.0, 9374.0, 9398.0, 9435.0, 9497.0, 9558.0, 9606.0, 9646.0, 9680.0, 9706.0, 9712.0, 9684.0, 9636.0, 9585.0, 9541.0, 9554.0, 9606.0, 9654.0, 9717.0], "yaxis": "y"}, {"hovertemplate": "location=Switzerland<br>year=%{x}<br>average yearly incidence=%{y}<extra></extra>", "legendgroup": "Switzerland", "line": {"color": "#FFA15A", "dash": "solid"}, "marker": {"symbol": "circle"}, "mode": "lines", "name": "Switzerland", "showlegend": true, "type": "scattergl", "x": [1990, 1991, 1992, 1993, 1994, 1995, 1996, 1997, 1998, 1999, 2000, 2001, 2002, 2003, 2004, 2005, 2006, 2007, 2008, 2009, 2010, 2011, 2012, 2013, 2014, 2015, 2016, 2017, 2018, 2019], "xaxis": "x", "y": [9404.0, 9364.0, 9313.0, 9260.0, 9206.0, 9156.0, 9108.0, 9063.0, 9010.0, 8947.0, 8867.0, 8655.0, 8279.0, 7866.0, 7529.0, 7394.0, 7432.0, 7513.0, 7606.0, 7684.0, 7719.0, 7715.0, 7693.0, 7664.0, 7638.0, 7624.0, 7604.0, 7579.0, 7556.0, 7531.0], "yaxis": "y"}, {"hovertemplate": "location=Turkey<br>year=%{x}<br>average yearly incidence=%{y}<extra></extra>", "legendgroup": "Turkey", "line": {"color": "#19d3f3", "dash": "solid"}, "marker": {"symbol": "circle"}, "mode": "lines", "name": "Turkey", "showlegend": true, "type": "scattergl", "x": [1990, 1991, 1992, 1993, 1994, 1995, 1996, 1997, 1998, 1999, 2000, 2001, 2002, 2003, 2004, 2005, 2006, 2007, 2008, 2009, 2010, 2011, 2012, 2013, 2014, 2015, 2016, 2017, 2018, 2019], "xaxis": "x", "y": [7971.0, 7977.0, 7997.0, 8026.0, 8061.0, 8098.0, 8171.0, 8292.0, 8427.0, 8542.0, 8603.0, 8600.0, 8557.0, 8495.0, 8437.0, 8405.0, 8410.0, 8439.0, 8478.0, 8511.0, 8525.0, 8528.0, 8538.0, 8550.0, 8558.0, 8555.0, 8289.0, 8007.0, 8043.0, 8260.0], "yaxis": "y"}, {"hovertemplate": "location=United Kingdom<br>year=%{x}<br>average yearly incidence=%{y}<extra></extra>", "legendgroup": "United Kingdom", "line": {"color": "#FF6692", "dash": "solid"}, "marker": {"symbol": "circle"}, "mode": "lines", "name": "United Kingdom", "showlegend": true, "type": "scattergl", "x": [1990, 1991, 1992, 1993, 1994, 1995, 1996, 1997, 1998, 1999, 2000, 2001, 2002, 2003, 2004, 2005, 2006, 2007, 2008, 2009, 2010, 2011, 2012, 2013, 2014, 2015, 2016, 2017, 2018, 2019], "xaxis": "x", "y": [8543.0, 8445.0, 8352.0, 8273.0, 8213.0, 8174.0, 8143.0, 8112.0, 8083.0, 8060.0, 8040.0, 7998.0, 7932.0, 7859.0, 7796.0, 7766.0, 7764.0, 7767.0, 7772.0, 7781.0, 7792.0, 7826.0, 7886.0, 7948.0, 7992.0, 8001.0, 7957.0, 7908.0, 7884.0, 7870.0], "yaxis": "y"}, {"hovertemplate": "location=United States of America<br>year=%{x}<br>average yearly incidence=%{y}<extra></extra>", "legendgroup": "United States of America", "line": {"color": "#B6E880", "dash": "solid"}, "marker": {"symbol": "circle"}, "mode": "lines", "name": "United States of America", "showlegend": true, "type": "scattergl", "x": [1990, 1991, 1992, 1993, 1994, 1995, 1996, 1997, 1998, 1999, 2000, 2001, 2002, 2003, 2004, 2005, 2006, 2007, 2008, 2009, 2010, 2011, 2012, 2013, 2014, 2015, 2016, 2017, 2018, 2019], "xaxis": "x", "y": [8806.0, 8944.0, 9127.0, 9335.0, 9548.0, 9749.0, 10140.0, 10810.0, 11560.0, 12180.0, 12460.0, 12500.0, 12500.0, 12500.0, 12510.0, 12540.0, 12610.0, 12710.0, 12820.0, 12890.0, 12900.0, 12830.0, 12690.0, 12520.0, 12370.0, 12280.0, 12250.0, 12240.0, 12300.0, 12430.0], "yaxis": "y"}], "layout": {"height": 1000, "legend": {"title": {"text": "location"}, "tracegroupgap": 0}, "title": {"text": "Average Yearly Incidence of Mental Disorders from 1990 to 2019"}, "xaxis": {"anchor": "y", "domain": [0, 1], "title": {"text": "year"}}, "yaxis": {"anchor": "x", "domain": [0, 1], "range": [3000, 14000], "title": {"text": "average yearly incidence"}}}}
